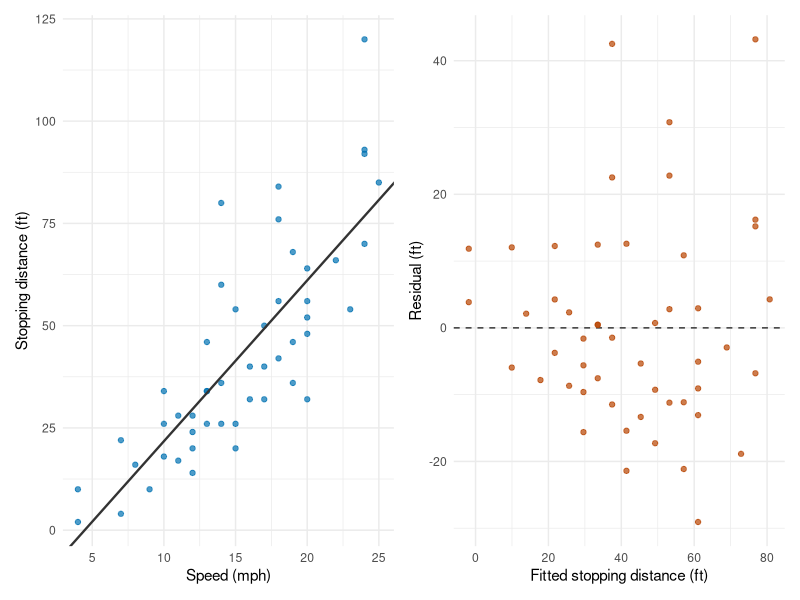
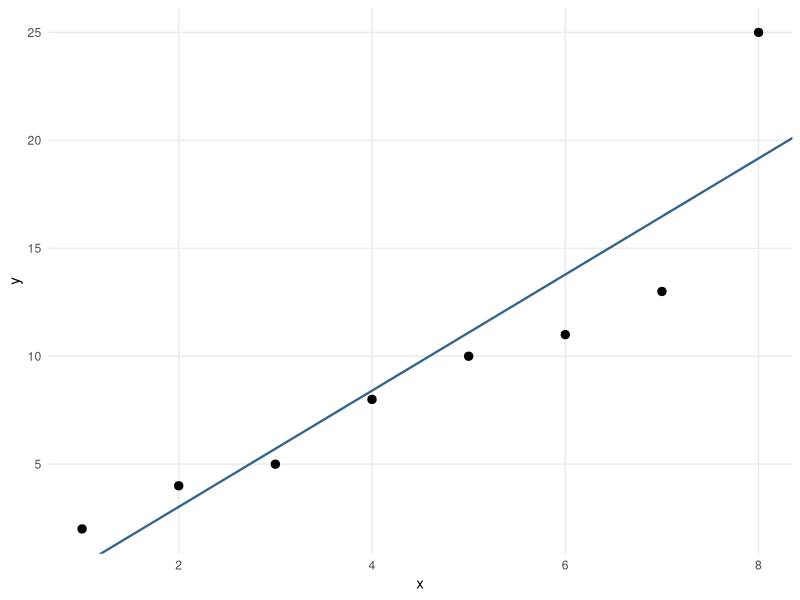

Source code (R) for these figures, in order: (Note: this script raises an error after producing the figures.)
## ---- chunk 1
#| label: fig-ch8-motivation
#| echo: false
#| fig-cap: "Stopping distance and speed in the historical cars data. Left: observations and an OLS line. Right: residuals from that same fit, with a zero reference. The residual plot asks what the fitted line leaves unexplained; it is not a second dataset."
#| fig-alt: "Two panels show stopping distance against speed with an OLS line, then residuals against fitted stopping distance. The same 50 cars appear in both panels."
#| fig-width: 7
#| fig-height: 3.6
library(ggplot2)
library(patchwork)
ch8_cars_fit <- lm(dist ~ speed, data = datasets::cars)
ch8_cars <- transform(datasets::cars,
  Fitted = fitted(ch8_cars_fit), Residual = residuals(ch8_cars_fit))
ch8_left <- ggplot(ch8_cars, aes(speed, dist)) +
  geom_point(colour = "#0072B2", alpha = 0.7) +
  geom_abline(intercept = coef(ch8_cars_fit)[1], slope = coef(ch8_cars_fit)[2],
              colour = "#333333", linewidth = 0.8) +
  labs(x = "Speed (mph)", y = "Stopping distance (ft)")
ch8_right <- ggplot(ch8_cars, aes(Fitted, Residual)) +
  geom_hline(yintercept = 0, linetype = "dashed", colour = "#333333") +
  geom_point(colour = "#B84400", alpha = 0.7) +
  labs(x = "Fitted stopping distance (ft)", y = "Residual (ft)")
(ch8_left + ch8_right) & theme_minimal(base_size = 11)
## ---- chunk 2
library(ggplot2)
theme_set(theme_minimal(base_size = 11) +
            theme(legend.position = "bottom",
              panel.grid.minor = element_blank()))

x <- 1:8
y <- c(2, 4, 5, 8, 10, 11, 13, 25)

dat <- data.frame(x = x, y = y)
fit <- lm(y ~ x, data = dat)
summary(fit)
## ---- chunk 3
#| label: fig-diagnostic-scatterplot
#| fig-cap: "Eight observations and the fitted line. The observation at x = 8 motivates a closer look at residuals and influence."
ggplot(dat, aes(x, y)) +
  geom_point(size = 2.5) +
  geom_abline(intercept = coef(fit)[1], slope = coef(fit)[2],
              colour = "steelblue4", linewidth = 0.8) +
  labs(x = "x", y = "y")
## ---- chunk 4
#| label: fig-08-diagnostics-fit
#| fig-cap: "Diagnostic plots for the eight-observation example. The observation labels identify large Cook's distances."
#| fig-width: 7
#| fig-height: 5.6
lm_diagnostics(fit)
## ---- chunk 5
data.frame(
  fitted = fitted(fit),
  residual = resid(fit),
  std_resid = rstandard(fit),
  stud_resid = rstudent(fit),
  leverage = hatvalues(fit),
  cooks_d = cooks.distance(fit)
)
## ---- chunk 6
which(abs(rstudent(fit)) > 2)
which(hatvalues(fit) > 2 * length(coef(fit)) / nrow(dat))
which(cooks.distance(fit) > 4 / nrow(dat))
## ---- chunk 7
#| label: fig-08-diagnostics-fit2
#| fig-cap: "Diagnostics for simulated errors whose variance increases with x."
#| fig-width: 7
#| fig-height: 5.6
set.seed(8561)
x2 <- seq(1, 20, by = 1)
y2 <- 5 + 2 * x2 + rnorm(length(x2), sd = x2 / 3)

dat2 <- data.frame(x = x2, y = y2)
fit2 <- lm(y ~ x, data = dat2)

lm_diagnostics(fit2)
## ---- chunk 8
#| label: fig-08-diagnostics-fit3
#| fig-cap: "Diagnostics when a straight-line mean is fitted to data with curvature."
#| fig-width: 7
#| fig-height: 5.6
set.seed(8561)
x3 <- seq(-3, 3, length.out = 40)
y3 <- 2 + x3 + 1.5 * x3^2 + rnorm(length(x3), sd = 1)

dat3 <- data.frame(x = x3, y = y3)
fit3 <- lm(y ~ x, data = dat3)

lm_diagnostics(fit3)
## ---- chunk 9
fit3_quad <- lm(y ~ x + I(x^2), data = dat3)
anova(fit3, fit3_quad)
summary(fit3_quad)
